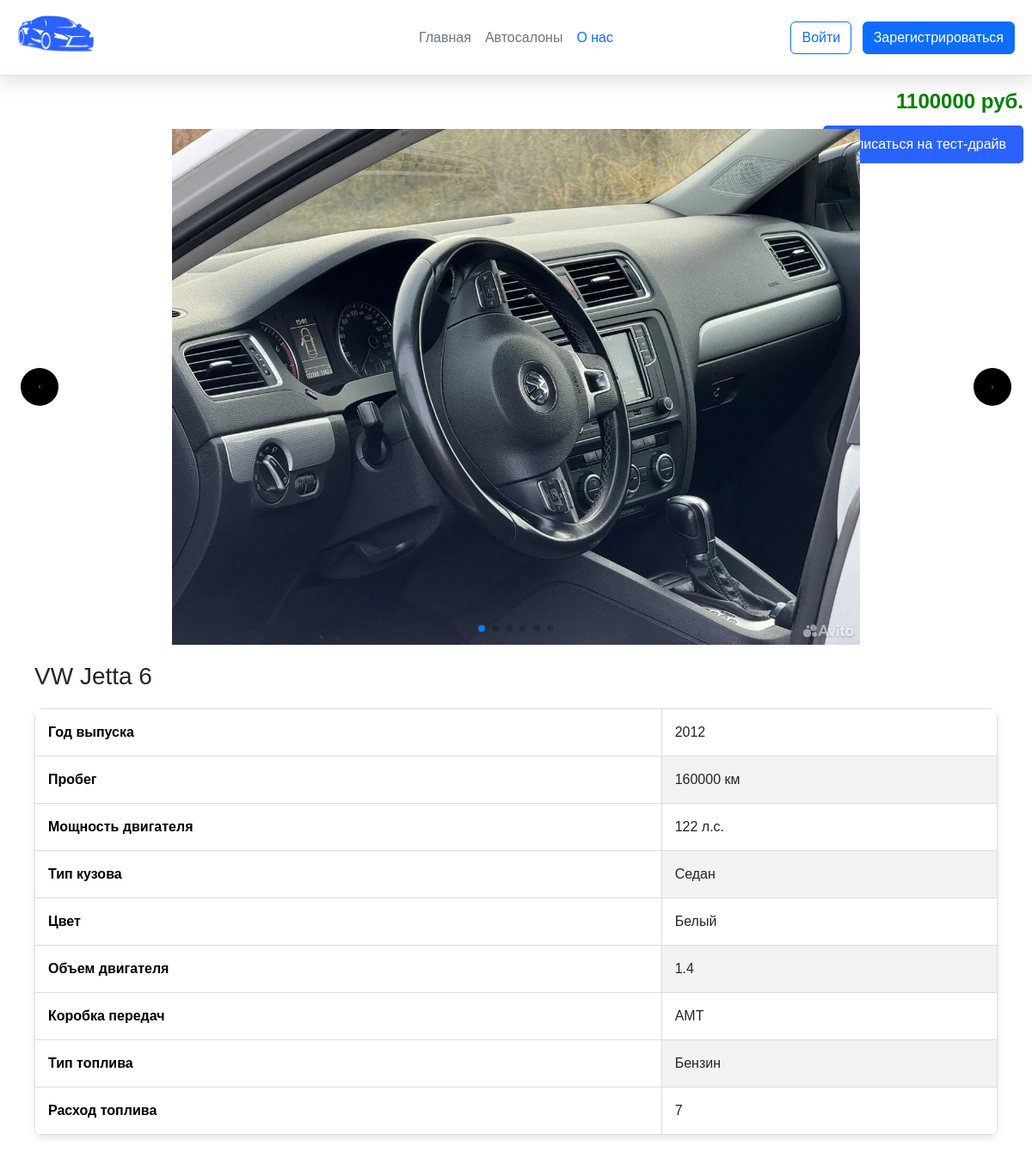
/car_details/1, run on the app's committed database.
### app.py (models this page shows)
class Cars(db.Model):
    id = db.Column(db.Integer, primary_key=True)
    id_salon = db.Column(db.Integer, db.ForeignKey('autosalon.id'), nullable=False)
    model = db.Column(db.String(150), nullable=False)
    brend = db.Column(db.String(150), nullable=False)
    body_type = db.Column(db.String(30),nullable=False)
    drive_type = db.Column(db.String(30),nullable=False)
    VIN = db.Column(db.String(17), nullable=False)
    year = db.Column(db.Integer, nullable=False)
    price = db.Column(db.Integer, nullable=False)
    mileage = db.Column(db.Integer, nullable=False)
    horsepower = db.Column(db.Integer,nullable=False)
    type_fuel = db.Column(db.String(50), nullable=False)
    fuel_consumption = db.Column(db.String(30), nullable=False)
    color = db.Column(db.String(50), nullable=False)
    motor_volume = db.Column(db.String(10), nullable=False)
    transmission = db.Column(db.String(20), nullable=False)
    reliable = db.Column(db.Boolean, nullable=False, default=False)
    economical = db.Column(db.Boolean, nullable=False, default=False)
    for_evening_walk = db.Column(db.Boolean, nullable=False, default=False)
    aesthetic = db.Column(db.Boolean, nullable=False, default=False)
    info = db.Column(db.String(50), nullable = True)

### app.py (the view)
@app.route('/car_details/<int:car_id>')
def car_details(car_id):
    car = Cars.query.get_or_404(car_id)
    car_folder = os.path.join(app.static_folder, 'img', str(car.id))
    os.makedirs(car_folder, exist_ok=True)  #  папка существует
    images = [f'img/{car.id}/{img}' for img in os.listdir(car_folder) if os.path.isfile(os.path.join(car_folder, img))]
    return render_template('car_details.html', car=car, images=images)

### templates/car_details.html (shortened to what this page needs)
{% extends 'base.html' %}
{% block content %}
<div class="car-details-page">
    <div class="swiper-container">
        <div class="swiper-wrapper">
            {% for image in images %}
                <div class="swiper-slide">
                    <img src="{{ url_for('static', filename=image) }}" alt="Фото автомобиля" class="swiper-slide-img">
                </div>
            {% endfor %}
        </div>
        <div class="swiper-pagination"></div>
        <div class="swiper-button-prev"></div>
        <div class="swiper-button-next"></div>
    </div>
    <div class="car-actions">
        <div class="price">{{ car.price }} руб.</div>
        <a href="{{ url_for('test_drive_form', car_id=car.id) }}" class="btn btn-primary">Записаться на тест-драйв</a>
    </div>
    <div class="col-md-12">
        <h2>{{ car.brend }} {{ car.model }}</h2>
        <table class="car-info-table">
            <tbody>
                <tr>
                    <th scope="row">Год выпуска</th>
                    <td>{{ car.year }}</td>
                </tr>
                <tr>
                    <th scope="row">Пробег</th>
                    <td>{{ car.mileage }} км</td>
                </tr>
                <tr>
                    <th scope="row">Мощность двигателя</th>
                    <td>{{ car.horsepower }} л.с.</td>
                </tr>
                <tr>
                    <th scope="row">Тип кузова</th>
                    <td>{{ car.body_type }}</td>
                </tr>
                <tr>
                    <th scope="row">Цвет</th>
                    <td>{{ car.color }}</td>
                </tr>
                <tr>
                    <th scope="row">Объем двигателя</th>
                    <td>{{ car.motor_volume }}</td>
                </tr>
                <tr>
                    <th scope="row">Коробка передач</th>
                    <td>{{ car.transmission }}</td>
                </tr>
                <tr>
                    <th scope="row">Тип топлива</th>
                    <td>{{ car.type_fuel }}</td>
                </tr>
                <tr>
                    <th scope="row">Расход топлива</th>
                    <td>{{ car.fuel_consumption }}</td>
                </tr>
            </tbody>
        </table>
    </div>
</div>
{% endblock %}

### static/css/main.css (style rules this page uses)
body { margin: 0; font-family: 'Montserrat', sans-serif; }
*, *:before, *:after { box-sizing: border-box; }
.car-details-page { padding: 50px 0; }
.car-details-page .swiper-container { width: 100%; height: 600px; overflow: hidden; position: relative; display: flex; justify-content: center; align-items: center; }
.car-details-page .swiper-wrapper { display: flex; transition-property: transform; }
.car-details-page .swiper-slide { position: relative; width: 100%; height: 100%; display: flex; justify-content: center; align-items: center; }
.car-details-page .swiper-slide-img { max-width: 100%; max-height: 100%; object-fit: contain; }
.car-details-page .swiper-pagination { bottom: 10px; }
.car-details-page .swiper-button-prev, .car-details-page .swiper-button-next { color: #fff; background-color: #000000; padding: 20px; border-radius: 50%; transition: background-color 0.3s ease, transform 0.3s ease; }
.car-details-page .col-md-12 { padding: 20px; }
.car-details-page h2 { font-size: 28px; margin-bottom: 20px; }
.car-details-page .car-info-table { width: 100%; border-collapse: collapse; margin-bottom: 20px; box-shadow: 0 4px 8px rgba(0, 0, 0, 0.1); border-radius: 10px; overflow: hidden; }
.car-details-page .car-info-table th, .car-details-page .car-info-table td { padding: 15px; border: 1px solid #ddd; text-align: left; }
.car-details-page .car-info-table th { background-color: #fff; color: #000000; font-weight: bold; }
.car-details-page .car-info-table tr:nth-child(even) { background-color: #f2f2f2; }
.car-details-page .car-actions { position: absolute; top: 100px; right: 10px; display: flex; flex-direction: column; align-items: flex-end; }
.car-details-page .car-actions .price { font-size: 24px; font-weight: bold; color: green; margin-bottom: 10px; }
.car-details-page .car-actions .btn-primary { padding: 10px 20px; font-size: 16px; color: #fff; background-color: #2a62ff; border: none; border-radius: 5px; cursor: pointer; transition: background-color 0.3s ease; }

### data on the page
Cars: price "1100000", brend "VW", model "Jetta 6", year "2012", mileage "160000", horsepower "122", body_type "Седан", color "Белый", motor_volume "1.4", transmission "АМТ", type_fuel "Бензин", fuel_consumption "7"
